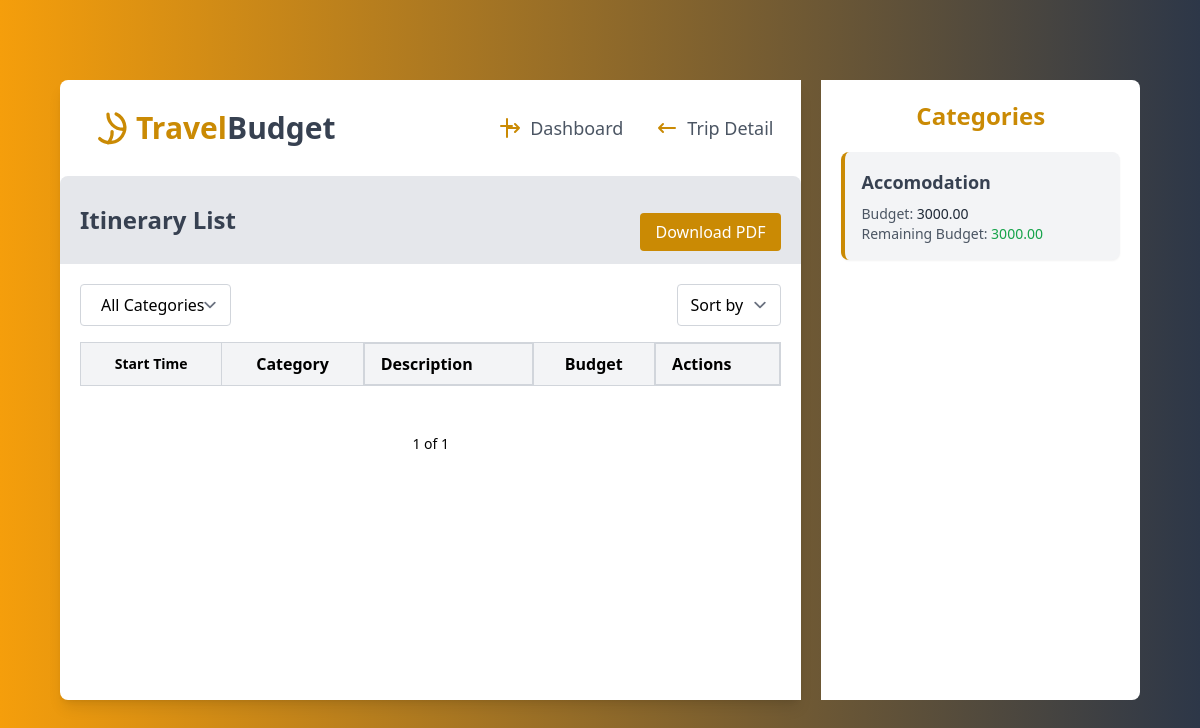
/travel/1/items/list/, run on the app's committed database.
### travel/models.py (models this page shows, shortened)
class CategoryBudget(models.Model):
    trip = models.ForeignKey(Trip, on_delete=models.CASCADE, related_name='category_budgets')  # Link to a trip
    category = models.CharField(max_length=50)  # Name of the category (e.g., Sightseeing)
    budget = models.DecimalField(max_digits=12, decimal_places=2, default=0.00)  # Budget for the category
    def total_itineraries(self):
        return sum(item.budget for item in self.itineraries.all())
    def remaining_iti_budget(self):
        return self.budget - self.total_itineraries()

### travel/views.py (the view)
# urls.py: path('<int:trip_id>/items/list/', views.list_itinerary, name='list_itinerary'),
def list_itinerary(request, trip_id):
    trip = get_object_or_404(Trip, id=trip_id)
    items = trip.items.all()  # `related_name='items'` in the Itinerary model
    sort_by = request.GET.get('sort', '')
    if sort_by == 'start_time':
        items = items.order_by('start_time')  # Sort by start time
    elif sort_by == 'budget':
        items = items.order_by('budget')  # Sort by budget
    category_filter = request.GET.get('category')
    if category_filter:
        items = items.filter(category_budget__category=category_filter)
    paginator = Paginator(items, 5)  # Show 5 itineraries per page
    page_number = request.GET.get('page')
    items_page = paginator.get_page(page_number)
    categories = CategoryBudget.objects.filter(trip=trip).values_list('category', flat=True)
    category_objects = CategoryBudget.objects.filter(trip=trip)
    return render(request, 'travel/itinerary_list.html', {
        'trip': trip,
        'itineraries': items,  # Pass unpaginated list if needed elsewhere
        'itineraries_page': items_page,  # Pass the paginated object
        'categories': categories,  # Pass category names for the dropdown
        'category_objects': category_objects,  # Pass full category objects
        'selected_category': category_filter,  # Pass selected category for retaining filter
    })

### travel/templates/travel/itinerary_list.html (shortened to what this page needs)
{% extends 'base.html' %}
{% block main %}
<div class="bg-yellow-gray md:max-h-screen py-20">
    <div class="w-[90%] mx-auto flex md:flex-row gap-5 flex-col">
        <div class="md:w-[70%] w-full bg-white rounded-l-lg shadow-lg">
            <div class="flex justify-between items-center p-7">
                <div>
                    <a href="/" class="text-4xl font-bold flex items-center gap-2 text-gray-700 hover:text-gray-900 transition duration-300">
                        <svg xmlns="http://www.w3.org/2000/svg" class="h-10 w-10 text-yellow-600" fill="none" viewBox="0 0 24 24" stroke="currentColor">
                            <path stroke-linecap="round" stroke-linejoin="round" stroke-width="2" d="M16.88 3.549a9 9 0 11-9.831 14.835m7.398-4.148A9.05 9.05 0 0112 21v.01M21 12.74a9.05 9.05 0 01-9-9" />
                        </svg>
                        <h3 class="text-3xl font-extrabold">
                            <span class="text-yellow-600">Travel</span>Budget
                        </h3>
                    </a>
                </div>
                <div id="nav-links" class="hidden md:flex space-x-8 text-lg font-medium text-gray-600">
                    <li class="flex items-center gap-2">
                        <svg xmlns="http://www.w3.org/2000/svg" class="h-6 w-6 text-yellow-600" fill="none" viewBox="0 0 24 24" stroke="currentColor">
                            <path stroke-linecap="round" stroke-linejoin="round" stroke-width="2" d="M3 10h11M9 21V3M17 16l4-4m0 0l-4-4m4 4H9" />
                        </svg>
                        <a href="{% url 'dashboard' %}" class="hover:text-yellow-600 transition duration-300">Dashboard</a>
                    </li>
                    <li class="flex items-center gap-2">
                        <svg xmlns="http://www.w3.org/2000/svg" class="h-6 w-6 text-yellow-600" fill="none" viewBox="0 0 24 24" stroke="currentColor">
                            <path stroke-linecap="round" stroke-linejoin="round" stroke-width="2" d="M8 16l-4-4m0 0l4-4m-4 4h16" />
                        </svg>
                        <a href="{% url 'trip_detail' trip.id %}" class="hover:text-yellow-600 transition duration-300">Trip Detail</a>
                    </li>
                </div>
            </div>
            <div class="p-5 bg-gray-200 flex flex-col md:flex-row space-y-6 md:space-x-0 justify-between items-center rounded-t-lg">
                <h2 class="text-2xl font-bold text-gray-700">Itinerary List</h2>
                <div class="space-x-4 ">
                    <a href="{% url 'download-itinerary-pdf' trip.id %}" class="text-white bg-yellow-600 px-4 py-2 rounded hover:bg-yellow-500 transition">Download PDF</a>
                </div>
            </div>
            <div class="p-5">
                <div class="flex justify-between mb-4">
                    <form method="GET">
                        <select name="category" class="border-gray-300 rounded px-5 py-2" onchange="this.form.submit()">
                            <option value="">All Categories</option>
                        </select>
                    </form>
                    <form method="get" id="sortForm">
                        <select name="sort" class="border-gray-300 rounded px-3 py-2" onchange="document.getElementById('sortForm').submit();">
                            <option value="">Sort by</option>
                        </select>
                    </form>
                </div>
                <table class="w-full border-collapse border border-gray-300">
                    <thead class="bg-gray-100">
                        <tr>
                            <th class="border text-sm border-gray-300 px-4 py-2">Start Time</th>
                            <th class="border border-gray-300 px-4 py-2">Category</th>
                            <th class="border hidden md:flex border-gray-300 px-4 py-2">Description</th>
                            <th class="border border-gray-300 px-4 py-2">Budget</th>
                            <th class="border hidden md:flex border-gray-300 px-4 py-2">Actions</th>
                        </tr>
                    </thead>
                </table>
            </div>
            <div class="p-5 flex flex-wrap justify-center items-center space-x-1 text-sm">
                <span class="px-4 py-2">{{ itineraries_page.number }} of {{ itineraries_page.paginator.num_pages }}</span>
            </div>
        </div>
        <div class="md:w-[30%] h-[620px] w-full bg-white rounded-r-lg p-5 overflow-y-auto">
            <h3 class="text-2xl text-center font-bold text-yellow-600 mb-5"> Categories </h3>
            <div>
                <ul class="space-y-4">
                    {% for cat in category_objects %}
                        <li class="bg-gray-100 border-l-4 border-yellow-600 p-4 rounded-lg shadow-sm hover:shadow-md hover:bg-yellow-600 transition duration-300 ease-in-out">
                            <h6 class="font-semibold text-gray-700 text-lg mb-2">{{ cat.category }}</h6>
                            <p class="text-gray-600 text-sm">
                                Budget: <span class="font-medium text-gray-800">{{ cat.budget }}</span>
                            </p>
                            <p class="text-gray-600 text-sm">
                                Remaining Budget:
                                <span class="font-medium {% if category.remaining_budget < 0 %}text-red-600{% else %}text-green-600{% endif %}">
                                    {{ cat.remaining_iti_budget }}
                                </span>
                            </p>
                        </li>
                    {% endfor %}
                </ul>
            </div>
        </div>
    </div>
</div>
{% endblock %}

### data on the page
CategoryBudget: category "Accomodation", budget "3000.00", remaining_iti_budget "3000.00"

### other printed values
{{ itineraries_page.number }} "1"
{{ itineraries_page.paginator.num_pages }} "1"
